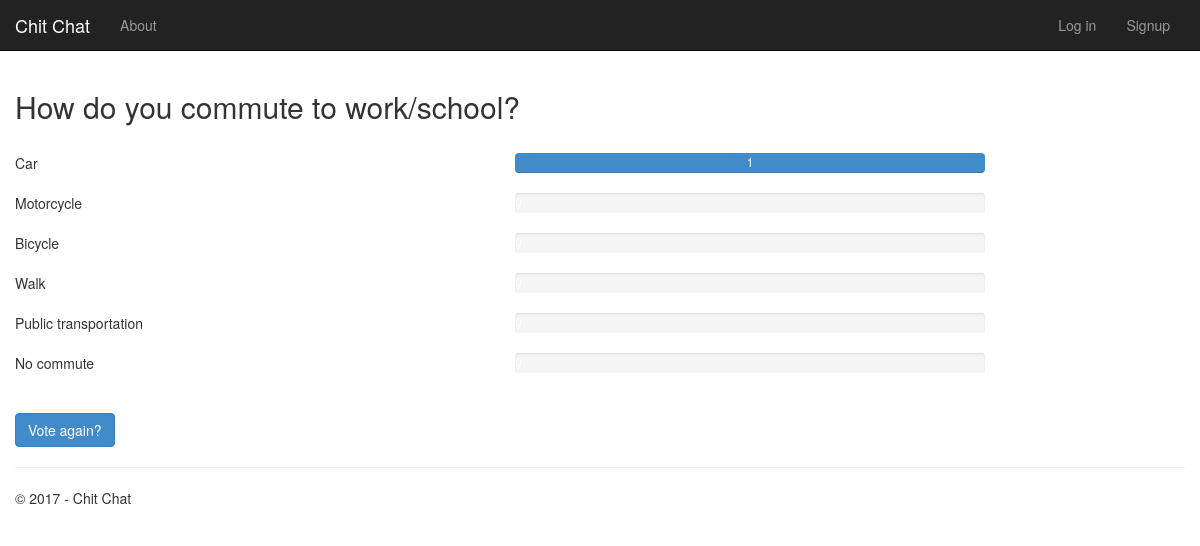
The page /polls5/results/ on the database its author committed.
### app/models.py (models this page shows, shortened)
class Poll(models.Model):
    text = models.CharField(max_length=200)
    pub_date = models.DateTimeField('date published')
    def total_votes(self):
        return self.choice_set.aggregate(Sum('votes'))['votes__sum']

class Choice(models.Model):
    poll = models.ForeignKey(Poll)
    text = models.CharField(max_length=200)
    votes = models.IntegerField(default=0)
    def votes_percentage(self):
        total = self.poll.total_votes()
        return self.votes / float(total) * 100 if total > 0 else 0

### app/views.py (the view)
class PollResultsView(DetailView):
    model = Poll
    def get_context_data(self, **kwargs):
        context = super(PollResultsView, self).get_context_data(**kwargs)
        context['title'] = 'Results'
        context['year'] = datetime.now().year
        return context

### app/templates/app/results.html
{% extends "app/layout.html" %}
{% block content %}
<h2>{{ poll.text }}</h2>
<br />
{% for choice in poll.choice_set.all %}
<div class="row">
    <div class="col-sm-5">{{choice.text}}</div>
    <div class="col-sm-5">
        <div class="progress">
            <div class="progress-bar" role="progressbar" aria-valuenow="{{choice.votes}}" aria-valuemin="0" aria-valuemax="{{poll.total_votes}}" style="width: {{choice.votes_percentage}}%;">
                {{choice.votes}}
            </div>
        </div>
    </div>
</div>
{% endfor %}
<br />
<a class="btn btn-primary" href="{% url 'app:detail' poll.id %}">Vote again?</a>
{% endblock %}

### app/static/app/content/site.css (style rules this page uses)
body { padding-top: 50px; padding-bottom: 20px; }

### rows shown on the page
Poll: text "How do you commute to work/school?"
Choice: text "Car", votes "1"
Choice: text "Motorcycle"
Choice: text "Bicycle"
Choice: text "Walk"
Choice: text "Public transportation"
Choice: text "No commute"

### other values the page prints
{{ year }} "2017"
